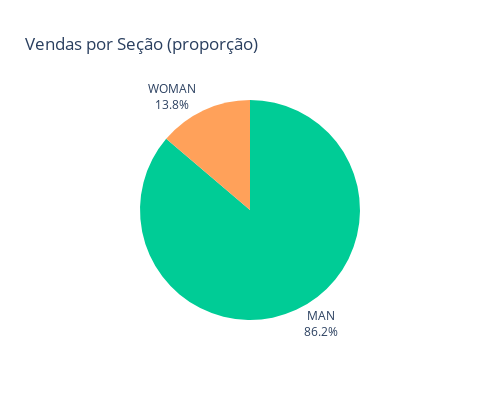

Here is the notebook cell this chart was saved with:
### Code cell
labels = vendas_secao.index
values = vendas_secao['Sales Volume']

cores = ['#00CC96', '#FFA15A']

fig = go.Figure(data=[go.Pie(labels=labels, values=values, textinfo='label+percent', textposition='outside', marker_colors=cores)], layout_title_text='Vendas por Seção (proporção)', layout_height=400, layout_showlegend=False, layout_width=500)
fig.show()

### Figure 1 — Plotly figure (JSON) as saved in the notebook; plotly's stock layout.template omitted (floating-point values rounded to 4 significant figures)
{"data": [{"labels": ["MAN", "WOMAN"], "marker": {"colors": ["#00CC96", "#FFA15A"]}, "textinfo": "label+percent", "textposition": "outside", "type": "pie", "values": [396199, 63374]}], "layout": {"height": 400, "showlegend": false, "title": {"text": "Vendas por Seção (proporção)"}, "width": 500}}
